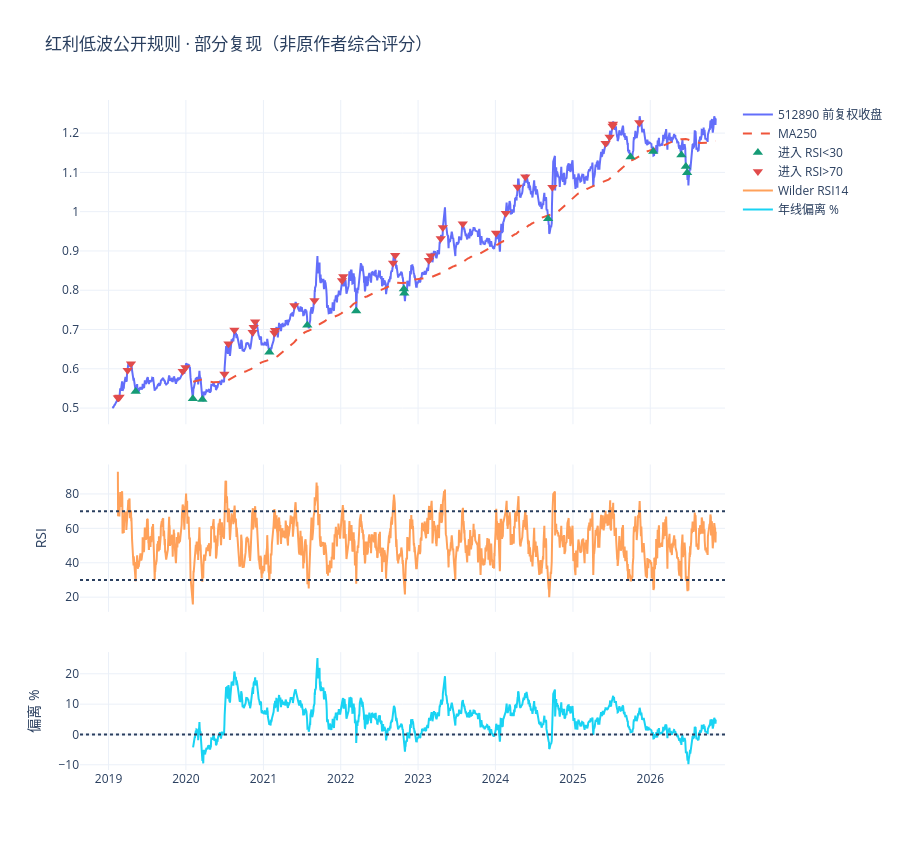

Notebook code cell kept with this figure:
### Markdown cell above
## 4. 本地基础指标图

日收盘版本使用前复权 512890 行情，不等同于作者午间发布值。标记为条件触发，未推算未公开的综合评分。RSI 阈值30/70来自方法笔记；它与最新看板中的五档强弱标签不同。

### Code cell
d = indicators["前复权"]
low = d.rsi14 < 30
entry = low & ~low.shift(1, fill_value=False)
high = d.rsi14 > 70
exit_signal = high & ~high.shift(1, fill_value=False)
fig = make_subplots(rows=3, cols=1, shared_xaxes=True, row_heights=[0.55,0.25,0.20], vertical_spacing=0.06)
fig.add_trace(go.Scatter(x=d.date,y=d.close,name="512890 前复权收盘"),row=1,col=1)
fig.add_trace(go.Scatter(x=d.date,y=d.ma250,name="MA250",line=dict(dash="dash")),row=1,col=1)
for mask,label,color,symbol in [(entry,"进入 RSI<30","#159b76","triangle-up"),(exit_signal,"进入 RSI>70","#e14b4b","triangle-down")]:
    fig.add_trace(go.Scatter(x=d.loc[mask,"date"], y=d.loc[mask,"close"],mode="markers",name=label,marker=dict(color=color,symbol=symbol,size=9)),row=1,col=1)
fig.add_trace(go.Scatter(x=d.date,y=d.rsi14,name="Wilder RSI14"),row=2,col=1)
fig.add_hline(y=30,line_dash="dot",row=2,col=1)
fig.add_hline(y=70,line_dash="dot",row=2,col=1)
fig.add_trace(go.Scatter(x=d.date,y=d.ma250_bias_pct,name="年线偏离 %"),row=3,col=1)
fig.add_hline(y=0,line_dash="dot",row=3,col=1)
fig.update_layout(title="红利低波公开规则 · 部分复现（非原作者综合评分）",template="plotly_white",height=850)
fig.update_yaxes(title_text="RSI",row=2,col=1)
fig.update_yaxes(title_text="偏离 %",row=3,col=1)
fig.write_html(ROOT / "outputs/fuli_time_reproduction.html",include_plotlyjs=True)
fig.show(renderer="plotly_mimetype")

### Figure 1 — Plotly figure (JSON) as saved in the notebook; plotly's stock layout.template omitted (floating-point values rounded to 4 significant figures; data arrays with more than 128 entries replaced by an {"elided": "..."} marker saying what was removed)
{"data": [{"name": "512890 前复权收盘", "type": "scatter", "x": {"elided": "1889 str values"}, "xaxis": "x", "y": {"elided": "1889 float values"}, "yaxis": "y"}, {"line": {"dash": "dash"}, "name": "MA250", "type": "scatter", "x": {"elided": "1889 str values"}, "xaxis": "x", "y": {"elided": "1889 float values"}, "yaxis": "y"}, {"marker": {"color": "#159b76", "size": 9, "symbol": "triangle-up"}, "mode": "markers", "name": "进入 RSI<30", "type": "scatter", "x": ["2019-05-09T00:00:00.000000000", "2020-02-03T00:00:00.000000000", "2020-03-19T00:00:00.000000000", "2021-01-29T00:00:00.000000000", "2021-07-27T00:00:00.000000000", "2022-03-15T00:00:00.000000000", "2022-10-26T00:00:00.000000000", "2022-10-28T00:00:00.000000000", "2024-09-06T00:00:00.000000000", "2025-09-30T00:00:00.000000000", "2026-01-15T00:00:00.000000000", "2026-05-28T00:00:00.000000000", "2026-06-18T00:00:00.000000000", "2026-06-24T00:00:00.000000000"], "xaxis": "x", "y": [0.542, 0.524, 0.522, 0.642, 0.711, 0.747, 0.803, 0.792, 0.982, 1.139, 1.153, 1.144, 1.115, 1.099], "yaxis": "y"}, {"marker": {"color": "#e14b4b", "size": 9, "symbol": "triangle-down"}, "mode": "markers", "name": "进入 RSI>70", "type": "scatter", "x": ["2019-02-14T00:00:00.000000000", "2019-02-18T00:00:00.000000000", "2019-02-22T00:00:00.000000000", "2019-04-01T00:00:00.000000000", "2019-04-17T00:00:00.000000000", "2019-12-17T00:00:00.000000000", "2019-12-30T00:00:00.000000000", "2020-07-01T00:00:00.000000000", "2020-07-20T00:00:00.000000000", "2020-08-17T00:00:00.000000000", "2020-11-11T00:00:00.000000000", "2020-11-16T00:00:00.000000000", "2020-11-23T00:00:00.000000000", "2021-02-22T00:00:00.000000000", "2021-02-25T00:00:00.000000000", "2021-05-27T00:00:00.000000000", "2021-08-30T00:00:00.000000000", "2022-01-07T00:00:00.000000000", "2022-01-13T00:00:00.000000000", "2022-09-05T00:00:00.000000000", "2022-09-15T00:00:00.000000000", "2023-02-21T00:00:00.000000000", "2023-03-02T00:00:00.000000000", "2023-04-18T00:00:00.000000000", "2023-04-28T00:00:00.000000000", "2023-07-31T00:00:00.000000000", "2024-01-04T00:00:00.000000000", "2024-02-19T00:00:00.000000000", "2024-04-15T00:00:00.000000000", "2024-05-21T00:00:00.000000000", "2024-09-26T00:00:00.000000000", "2025-06-04T00:00:00.000000000", "2025-06-23T00:00:00.000000000", "2025-07-07T00:00:00.000000000", "2025-07-09T00:00:00.000000000", "2025-11-10T00:00:00.000000000"], "xaxis": "x", "y": [0.526, 0.527, 0.528, 0.596, 0.613, 0.594, 0.603, 0.587, 0.664, 0.699, 0.693, 0.706, 0.72, 0.691, 0.698, 0.761, 0.774, 0.825, 0.835, 0.869, 0.889, 0.876, 0.888, 0.932, 0.96, 0.969, 0.946, 0.996, 1.063, 1.089, 1.062, 1.174, 1.19, 1.218, 1.223, 1.227], "yaxis": "y"}, {"name": "Wilder RSI14", "type": "scatter", "x": {"elided": "1889 str values"}, "xaxis": "x2", "y": {"elided": "1889 float values"}, "yaxis": "y2"}, {"name": "年线偏离 %", "type": "scatter", "x": {"elided": "1889 str values"}, "xaxis": "x3", "y": {"elided": "1889 float values"}, "yaxis": "y3"}], "layout": {"height": 850, "shapes": [{"line": {"dash": "dot"}, "type": "line", "x0": 0, "x1": 1, "xref": "x2 domain", "y0": 30, "y1": 30, "yref": "y2"}, {"line": {"dash": "dot"}, "type": "line", "x0": 0, "x1": 1, "xref": "x2 domain", "y0": 70, "y1": 70, "yref": "y2"}, {"line": {"dash": "dot"}, "type": "line", "x0": 0, "x1": 1, "xref": "x3 domain", "y0": 0, "y1": 0, "yref": "y3"}], "title": {"text": "红利低波公开规则 · 部分复现（非原作者综合评分）"}, "xaxis": {"anchor": "y", "domain": [0.0, 1.0], "matches": "x3", "showticklabels": false}, "xaxis2": {"anchor": "y2", "domain": [0.0, 1.0], "matches": "x3", "showticklabels": false}, "xaxis3": {"anchor": "y3", "domain": [0.0, 1.0]}, "yaxis": {"anchor": "x", "domain": [0.516, 1.0]}, "yaxis2": {"anchor": "x2", "domain": [0.236, 0.456], "title": {"text": "RSI"}}, "yaxis3": {"anchor": "x3", "domain": [0.0, 0.176], "title": {"text": "偏离 %"}}}}
